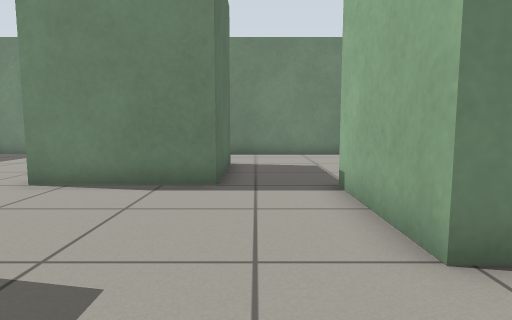
view 1 (above)

16 first-person views from a walk through a robot-simulator world made for Gazebo. The camera is 0.64 m above the floor, tilts 6° down and sees 75° across. The floor is counted in squares, 0.5 m on a side. Each view is taken from the middle of a square. On the plan, view 1 faces up. The plan holds only what a view shows up to about 14 squares ahead; the rest is blank. Robots are left out.

view 2
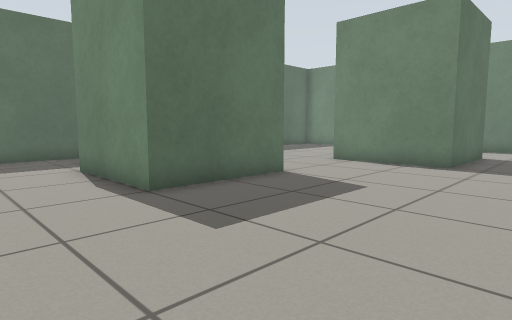

view 3
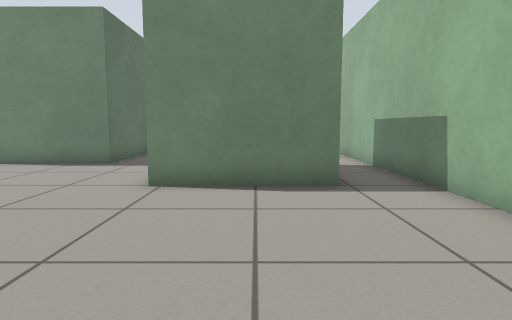

view 4
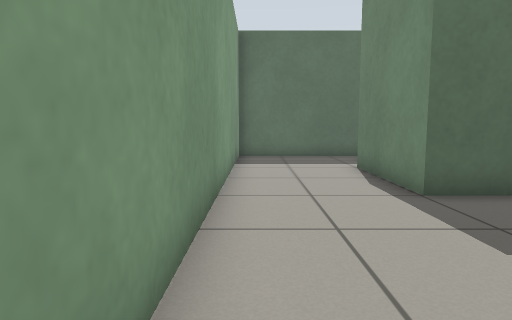

view 5
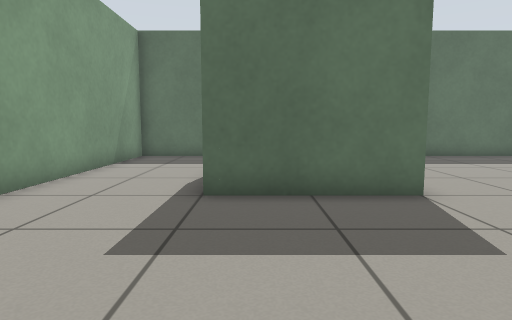

view 6
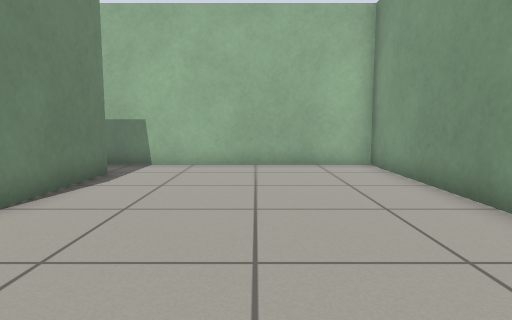

view 7
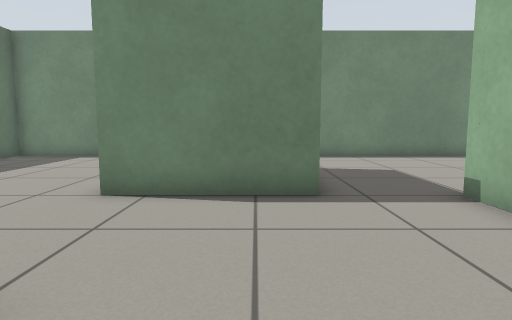

view 8
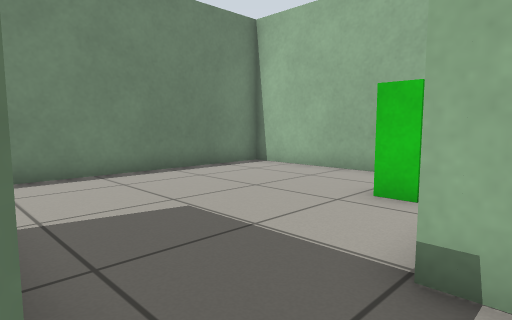

view 9
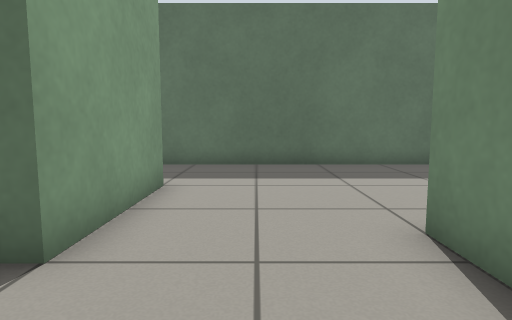

view 10
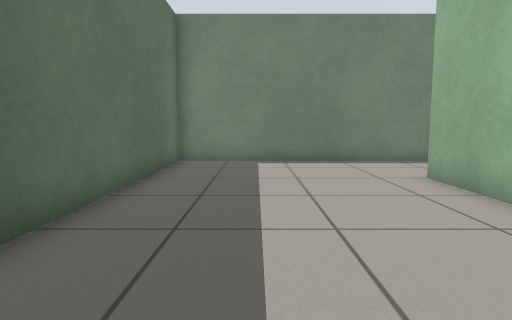

view 11
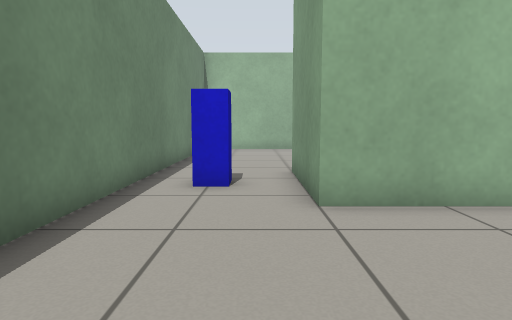

view 12
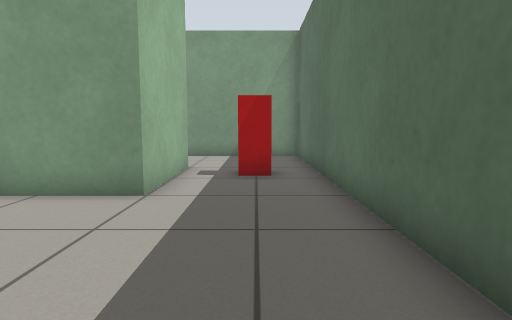

view 13
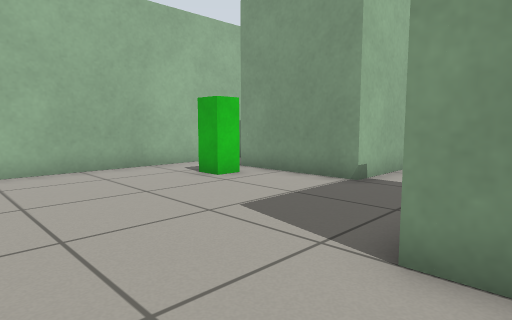

view 14
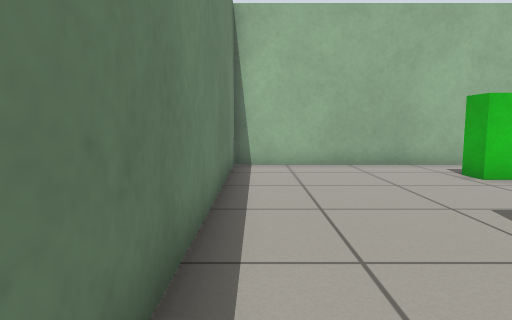

view 15
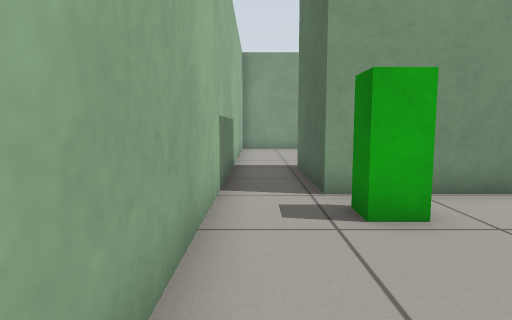

view 16
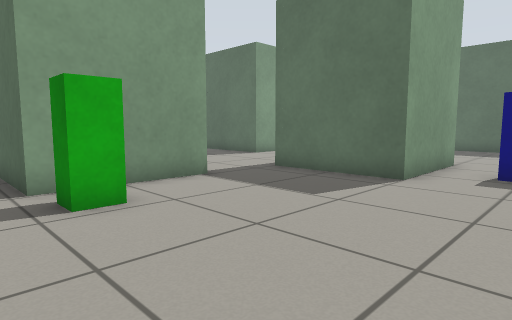

### Floor plan
Ten units are one square. View 1 is at (0, 0); x grows to the right and y downward. Boxes are objects, and circles mark ways between rooms. Rooms are numbered by the first view taken in them; rooms with no view inside come last. Other rooms are left out.
<svg viewBox="-122 -152 204 204">
<path fill="none" stroke="#000" d="M-55 -30 -40 -30 -40 10 -80 10 -80 -30M-8 -70 -49 -70M57 -69 57 -29 17 -29 17 -69M-117 -45 -117 47 77 47 77 -85M-48 -79 -48 -110M-80 -30 -55 -30M-55 -147 -117 -147 -117 -45M17 -69 57 -69M77 -85 77 -147 -55 -147M-48 -110 -8 -110 -8 -70"/>
<rect x="-105" y="-5" width="10" height="10" fill="#bbb"><title>red box</title></rect>
<rect x="-35" y="-135" width="10" height="10" fill="#bbb"><title>blue box</title></rect>
<rect x="45" y="-85" width="10" height="10" fill="#bbb"><title>green box</title></rect>
<circle cx="-100" cy="-37" r="3" fill="#2a7"/>
<circle cx="-45" cy="-50" r="3" fill="#2a7"/>
<circle cx="5" cy="-70" r="3" fill="#2a7"/>
<circle cx="65" cy="-75" r="3" fill="#2a7"/>
<circle cx="-60" cy="-130" r="3" fill="#2a7"/>
<text x="-10" y="0">1</text>
<text x="-80" y="-90">2</text>
<text x="20" y="-110">3</text>
</svg>
Room 1 opens to room 2. Room 1 opens to room 3. Room 2 opens to room 3.

Where each view was taken, in squares from view 1:
view 1: 0 up, 0 right, facing up
view 2: 4 down, 2 right, facing up-left
view 3: 4 down, 4 right, facing up
view 4: 4 down, 2 right, facing left
view 5: 0 up, 2 right, facing left
view 6: 1 down, 3 left, facing right
view 7: 1 up, 2 left, facing up
view 8: 6 up, 1 left, facing up-right
view 9: 5 up, 1 left, facing left
view 10: 3 up, 9 left, facing up
view 11: 12 up, 10 left, facing right
view 12: 9 up, 10 left, facing down
view 13: 14 up, 2 left, facing down-right
view 14: 14 up, 3 left, facing right
view 15: 13 up, 7 right, facing down
view 16: 14 up, 7 right, facing down-left
